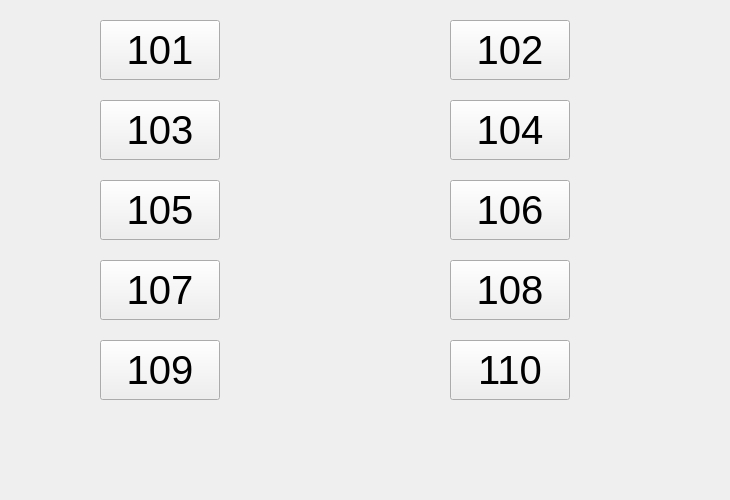
     <widget class="QWidget" name="danrenjian">
      <attribute name="title">
       <string>单人间</string>
      </attribute>
      <widget class="QPushButton" name="drj_2">
       <property name="geometry">
        <rect>
         <x>450</x>
         <y>20</y>
         <width>120</width>
         <height>60</height>
        </rect>
       </property>
       <property name="font">
        <font>
         <pointsize>30</pointsize>
        </font>
       </property>
       <property name="toolTip">
        <string>&lt;html&gt;&lt;head/&gt;&lt;body&gt;&lt;p align=&quot;center&quot;&gt;&lt;br/&gt;&lt;/p&gt;&lt;/body&gt;&lt;/html&gt;</string>
       </property>
       <property name="text">
        <string>102</string>
       </property>
      </widget>
      <widget class="QPushButton" name="drj_3">
       <property name="geometry">
        <rect>
         <x>100</x>
         <y>100</y>
         <width>120</width>
         <height>60</height>
        </rect>
       </property>
       <property name="font">
        <font>
         <pointsize>30</pointsize>
        </font>
       </property>
       <property name="text">
        <string>103</string>
       </property>
      </widget>
      <widget class="QPushButton" name="drj_5">
       <property name="geometry">
        <rect>
         <x>100</x>
         <y>180</y>
         <width>120</width>
         <height>60</height>
        </rect>
       </property>
       <property name="font">
        <font>
         <pointsize>30</pointsize>
        </font>
       </property>
       <property name="text">
        <string>105</string>
       </property>
      </widget>
      <widget class="QPushButton" name="drj_6">
       <property name="geometry">
        <rect>
         <x>450</x>
         <y>180</y>
         <width>120</width>
         <height>60</height>
        </rect>
       </property>
       <property name="font">
        <font>
         <pointsize>30</pointsize>
        </font>
       </property>
       <property name="text">
        <string>106</string>
       </property>
      </widget>
      <widget class="QPushButton" name="drj_7">
       <property name="geometry">
        <rect>
         <x>100</x>
         <y>260</y>
         <width>120</width>
         <height>60</height>
        </rect>
       </property>
       <property name="font">
        <font>
         <pointsize>30</pointsize>
        </font>
       </property>
       <property name="text">
        <string>107</string>
       </property>
      </widget>
      <widget class="QPushButton" name="drj_8">
       <property name="geometry">
        <rect>
         <x>450</x>
         <y>260</y>
         <width>120</width>
         <height>60</height>
        </rect>
       </property>
       <property name="font">
        <font>
         <pointsize>30</pointsize>
        </font>
       </property>
       <property name="text">
        <string>108</string>
       </property>
      </widget>
      <widget class="QPushButton" name="drj_9">
       <property name="geometry">
        <rect>
         <x>100</x>
         <y>340</y>
         <width>120</width>
         <height>60</height>
        </rect>
       </property>
       <property name="font">
        <font>
         <pointsize>30</pointsize>
        </font>
       </property>
       <property name="text">
        <string>109</string>
       </property>
      </widget>
      <widget class="QPushButton" name="drj_1">
       <property name="geometry">
        <rect>
         <x>100</x>
         <y>20</y>
         <width>120</width>
         <height>60</height>
        </rect>
       </property>
       <property name="font">
        <font>
         <pointsize>30</pointsize>
         <italic>false</italic>
        </font>
       </property>
       <property name="toolTip">
        <string>&lt;html&gt;&lt;head/&gt;&lt;body&gt;&lt;p align=&quot;center&quot;&gt;&lt;br/&gt;&lt;/p&gt;&lt;/body&gt;&lt;/html&gt;</string>
       </property>
       <property name="styleSheet">
        <string notr="true"/>
       </property>
       <property name="text">
        <string>101</string>
       </property>
      </widget>
      <widget class="QPushButton" name="drj_4">
       <property name="geometry">
        <rect>
         <x>450</x>
         <y>100</y>
         <width>120</width>
         <height>60</height>
        </rect>
       </property>
       <property name="font">
        <font>
         <pointsize>30</pointsize>
        </font>
       </property>
       <property name="text">
        <string>104</string>
       </property>
      </widget>
      <widget class="QPushButton" name="drj_10">
       <property name="geometry">
        <rect>
         <x>450</x>
         <y>340</y>
         <width>120</width>
         <height>60</height>
        </rect>
       </property>
       <property name="font">
        <font>
         <pointsize>30</pointsize>
        </font>
       </property>
       <property name="text">
        <string>110</string>
       </property>
      </widget>
      <widget class="QLabel" name="label">
       <property name="geometry">
        <rect>
         <x>0</x>
         <y>0</y>
         <width>721</width>
         <height>491</height>
        </rect>
       </property>
       <property name="font">
        <font>
         <pointsize>11</pointsize>
         <weight>75</weight>
         <bold>true</bold>
        </font>
       </property>
       <property name="styleSheet">
        <string notr="true">border-image: url(:/picture/1.jpg);</string>
       </property>
       <property name="text">
        <string/>
       </property>
      </widget>
      <zorder>label</zorder>
      <zorder>drj_2</zorder>
      <zorder>drj_3</zorder>
      <zorder>drj_5</zorder>
      <zorder>drj_6</zorder>
      <zorder>drj_7</zorder>
      <zorder>drj_8</zorder>
      <zorder>drj_9</zorder>
      <zorder>drj_1</zorder>
      <zorder>drj_4</zorder>
      <zorder>drj_10</zorder>
     </widget>
